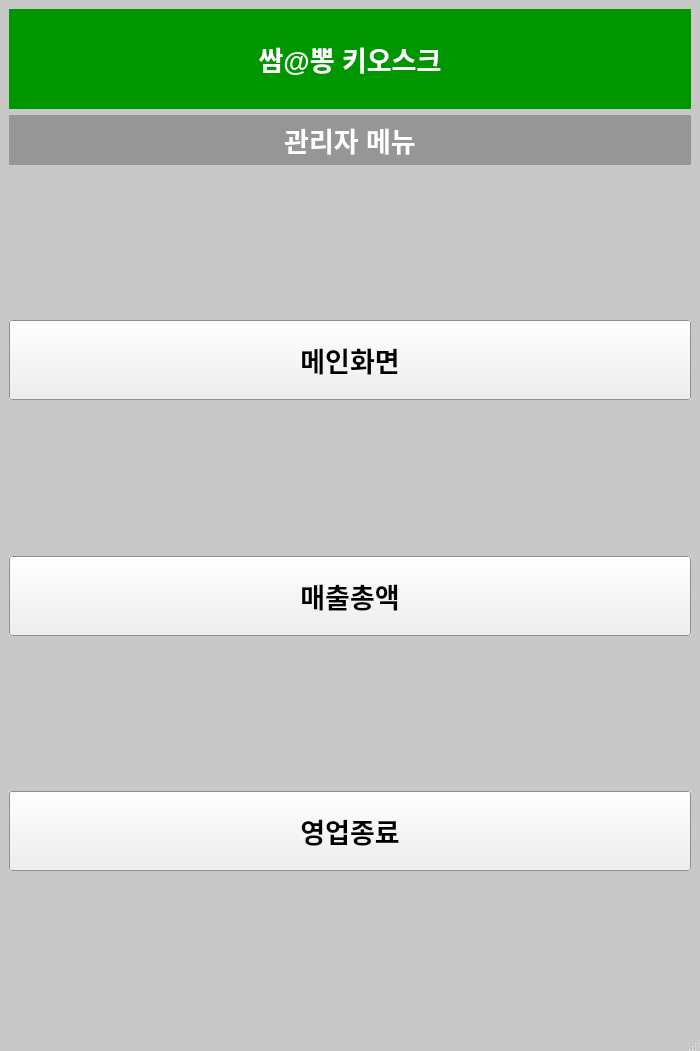
<?xml version="1.0" encoding="UTF-8"?>
<ui version="4.0">
 <class>admin</class>
 <widget class="QMainWindow" name="admin">
  <property name="geometry">
   <rect>
    <x>0</x>
    <y>0</y>
    <width>700</width>
    <height>1051</height>
   </rect>
  </property>
  <property name="palette">
   <palette>
    <active>
     <colorrole role="Base">
      <brush brushstyle="SolidPattern">
       <color alpha="255">
        <red>255</red>
        <green>255</green>
        <blue>255</blue>
       </color>
      </brush>
     </colorrole>
     <colorrole role="Window">
      <brush brushstyle="SolidPattern">
       <color alpha="255">
        <red>200</red>
        <green>200</green>
        <blue>200</blue>
       </color>
      </brush>
     </colorrole>
    </active>
    <inactive>
     <colorrole role="Base">
      <brush brushstyle="SolidPattern">
       <color alpha="255">
        <red>255</red>
        <green>255</green>
        <blue>255</blue>
       </color>
      </brush>
     </colorrole>
     <colorrole role="Window">
      <brush brushstyle="SolidPattern">
       <color alpha="255">
        <red>200</red>
        <green>200</green>
        <blue>200</blue>
       </color>
      </brush>
     </colorrole>
    </inactive>
    <disabled>
     <colorrole role="Base">
      <brush brushstyle="SolidPattern">
       <color alpha="255">
        <red>200</red>
        <green>200</green>
        <blue>200</blue>
       </color>
      </brush>
     </colorrole>
     <colorrole role="Window">
      <brush brushstyle="SolidPattern">
       <color alpha="255">
        <red>200</red>
        <green>200</green>
        <blue>200</blue>
       </color>
      </brush>
     </colorrole>
    </disabled>
   </palette>
  </property>
  <property name="windowTitle">
   <string>MainWindow</string>
  </property>
  <widget class="QWidget" name="centralwidget">
   <layout class="QGridLayout" name="gridLayout">
    <item row="0" column="0">
     <layout class="QVBoxLayout" name="verticalLayout">
      <item>
       <widget class="QLabel" name="Title">
        <property name="minimumSize">
         <size>
          <width>0</width>
          <height>100</height>
         </size>
        </property>
        <property name="maximumSize">
         <size>
          <width>16777215</width>
          <height>100</height>
         </size>
        </property>
        <property name="palette">
         <palette>
          <active>
           <colorrole role="WindowText">
            <brush brushstyle="SolidPattern">
             <color alpha="255">
              <red>255</red>
              <green>255</green>
              <blue>255</blue>
             </color>
            </brush>
           </colorrole>
           <colorrole role="Base">
            <brush brushstyle="SolidPattern">
             <color alpha="255">
              <red>255</red>
              <green>255</green>
              <blue>255</blue>
             </color>
            </brush>
           </colorrole>
           <colorrole role="Window">
            <brush brushstyle="SolidPattern">
             <color alpha="255">
              <red>0</red>
              <green>150</green>
              <blue>0</blue>
             </color>
            </brush>
           </colorrole>
          </active>
          <inactive>
           <colorrole role="WindowText">
            <brush brushstyle="SolidPattern">
             <color alpha="255">
              <red>255</red>
              <green>255</green>
              <blue>255</blue>
             </color>
            </brush>
           </colorrole>
           <colorrole role="Base">
            <brush brushstyle="SolidPattern">
             <color alpha="255">
              <red>255</red>
              <green>255</green>
              <blue>255</blue>
             </color>
            </brush>
           </colorrole>
           <colorrole role="Window">
            <brush brushstyle="SolidPattern">
             <color alpha="255">
              <red>0</red>
              <green>150</green>
              <blue>0</blue>
             </color>
            </brush>
           </colorrole>
          </inactive>
          <disabled>
           <colorrole role="WindowText">
            <brush brushstyle="SolidPattern">
             <color alpha="255">
              <red>120</red>
              <green>120</green>
              <blue>120</blue>
             </color>
            </brush>
           </colorrole>
           <colorrole role="Base">
            <brush brushstyle="SolidPattern">
             <color alpha="255">
              <red>0</red>
              <green>150</green>
              <blue>0</blue>
             </color>
            </brush>
           </colorrole>
           <colorrole role="Window">
            <brush brushstyle="SolidPattern">
             <color alpha="255">
              <red>0</red>
              <green>150</green>
              <blue>0</blue>
             </color>
            </brush>
           </colorrole>
          </disabled>
         </palette>
        </property>
        <property name="font">
         <font>
          <pointsize>20</pointsize>
          <weight>75</weight>
          <bold>true</bold>
          <underline>false</underline>
         </font>
        </property>
        <property name="autoFillBackground">
         <bool>true</bool>
        </property>
        <property name="text">
         <string>쌈@뽕 키오스크</string>
        </property>
        <property name="alignment">
         <set>Qt::AlignCenter</set>
        </property>
       </widget>
      </item>
      <item>
       <widget class="QLabel" name="Title_2">
        <property name="minimumSize">
         <size>
          <width>0</width>
          <height>50</height>
         </size>
        </property>
        <property name="maximumSize">
         <size>
          <width>16777215</width>
          <height>50</height>
         </size>
        </property>
        <property name="palette">
         <palette>
          <active>
           <colorrole role="WindowText">
            <brush brushstyle="SolidPattern">
             <color alpha="255">
              <red>255</red>
              <green>255</green>
              <blue>255</blue>
             </color>
            </brush>
           </colorrole>
           <colorrole role="Base">
            <brush brushstyle="SolidPattern">
             <color alpha="255">
              <red>255</red>
              <green>255</green>
              <blue>255</blue>
             </color>
            </brush>
           </colorrole>
           <colorrole role="Window">
            <brush brushstyle="SolidPattern">
             <color alpha="255">
              <red>150</red>
              <green>150</green>
              <blue>150</blue>
             </color>
            </brush>
           </colorrole>
          </active>
          <inactive>
           <colorrole role="WindowText">
            <brush brushstyle="SolidPattern">
             <color alpha="255">
              <red>255</red>
              <green>255</green>
              <blue>255</blue>
             </color>
            </brush>
           </colorrole>
           <colorrole role="Base">
            <brush brushstyle="SolidPattern">
             <color alpha="255">
              <red>255</red>
              <green>255</green>
              <blue>255</blue>
             </color>
            </brush>
           </colorrole>
           <colorrole role="Window">
            <brush brushstyle="SolidPattern">
             <color alpha="255">
              <red>150</red>
              <green>150</green>
              <blue>150</blue>
             </color>
            </brush>
           </colorrole>
          </inactive>
          <disabled>
           <colorrole role="WindowText">
            <brush brushstyle="SolidPattern">
             <color alpha="255">
              <red>120</red>
              <green>120</green>
              <blue>120</blue>
             </color>
            </brush>
           </colorrole>
           <colorrole role="Base">
            <brush brushstyle="SolidPattern">
             <color alpha="255">
              <red>150</red>
              <green>150</green>
              <blue>150</blue>
             </color>
            </brush>
           </colorrole>
           <colorrole role="Window">
            <brush brushstyle="SolidPattern">
             <color alpha="255">
              <red>150</red>
              <green>150</green>
              <blue>150</blue>
             </color>
            </brush>
           </colorrole>
          </disabled>
         </palette>
        </property>
        <property name="font">
         <font>
          <pointsize>20</pointsize>
          <weight>75</weight>
          <bold>true</bold>
          <underline>false</underline>
         </font>
        </property>
        <property name="autoFillBackground">
         <bool>true</bool>
        </property>
        <property name="text">
         <string>관리자 메뉴</string>
        </property>
        <property name="alignment">
         <set>Qt::AlignCenter</set>
        </property>
       </widget>
      </item>
      <item>
       <widget class="QLabel" name="label">
        <property name="maximumSize">
         <size>
          <width>16777215</width>
          <height>16777215</height>
         </size>
        </property>
        <property name="text">
         <string/>
        </property>
       </widget>
      </item>
      <item>
       <widget class="QPushButton" name="Order">
        <property name="minimumSize">
         <size>
          <width>0</width>
          <height>80</height>
         </size>
        </property>
        <property name="font">
         <font>
          <pointsize>20</pointsize>
          <weight>75</weight>
          <bold>true</bold>
         </font>
        </property>
        <property name="autoFillBackground">
         <bool>true</bool>
        </property>
        <property name="text">
         <string>메인화면</string>
        </property>
        <property name="checkable">
         <bool>false</bool>
        </property>
        <property name="flat">
         <bool>false</bool>
        </property>
       </widget>
      </item>
      <item>
       <widget class="QLabel" name="label_4">
        <property name="maximumSize">
         <size>
          <width>16777215</width>
          <height>16777215</height>
         </size>
        </property>
        <property name="text">
         <string/>
        </property>
       </widget>
      </item>
      <item>
       <widget class="QPushButton" name="Total">
        <property name="minimumSize">
         <size>
          <width>0</width>
          <height>80</height>
         </size>
        </property>
        <property name="font">
         <font>
          <pointsize>20</pointsize>
          <weight>75</weight>
          <bold>true</bold>
         </font>
        </property>
        <property name="autoFillBackground">
         <bool>true</bool>
        </property>
        <property name="text">
         <string>매출총액</string>
        </property>
        <property name="checkable">
         <bool>false</bool>
        </property>
        <property name="flat">
         <bool>false</bool>
        </property>
       </widget>
      </item>
      <item>
       <widget class="QLabel" name="label_2">
        <property name="maximumSize">
         <size>
          <width>16777215</width>
          <height>16777215</height>
         </size>
        </property>
        <property name="text">
         <string/>
        </property>
       </widget>
      </item>
      <item>
       <widget class="QPushButton" name="Exit">
        <property name="minimumSize">
         <size>
          <width>0</width>
          <height>80</height>
         </size>
        </property>
        <property name="font">
         <font>
          <pointsize>20</pointsize>
          <weight>75</weight>
          <bold>true</bold>
         </font>
        </property>
        <property name="autoFillBackground">
         <bool>true</bool>
        </property>
        <property name="text">
         <string>영업종료</string>
        </property>
        <property name="checkable">
         <bool>false</bool>
        </property>
        <property name="flat">
         <bool>false</bool>
        </property>
       </widget>
      </item>
      <item>
       <widget class="QLabel" name="label_3">
        <property name="minimumSize">
         <size>
          <width>0</width>
          <height>0</height>
         </size>
        </property>
        <property name="maximumSize">
         <size>
          <width>16777215</width>
          <height>16777215</height>
         </size>
        </property>
        <property name="text">
         <string/>
        </property>
       </widget>
      </item>
     </layout>
    </item>
   </layout>
  </widget>
  <widget class="QMenuBar" name="menubar">
   <property name="geometry">
    <rect>
     <x>0</x>
     <y>0</y>
     <width>700</width>
     <height>26</height>
    </rect>
   </property>
  </widget>
  <widget class="QStatusBar" name="statusbar"/>
 </widget>
 <resources/>
 <connections/>
</ui>
